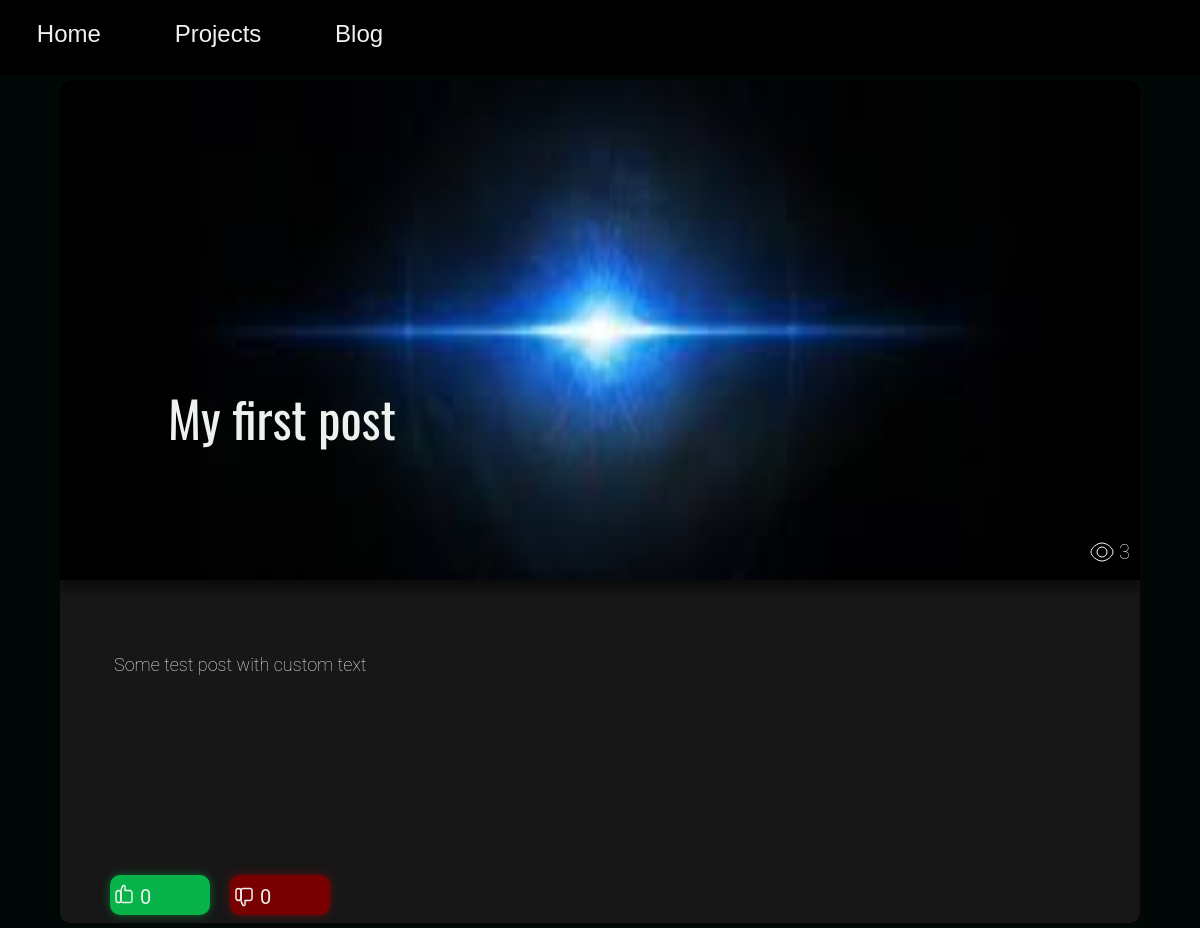
/posts/1, run on the app's committed database.
### app/modules/models/posts.py (models this page shows, shortened)
class Posts(db.Model):
    id = db.Column(db.Integer, primary_key=True)
    header = db.Column(db.String, nullable=False)
    text = db.Column(db.String(120), nullable=False)
    tags = db.Column(db.String(12000), nullable=False)
    preview_img = db.Column(db.String, nullable=False)
    main_img = db.Column(db.String, nullable=False)
    views = db.Column(db.Integer, default=0)
    time_stamp = db.Column(db.DateTime, index=True, default=datetime.utcnow())

### app/routes/pages.py (the view)
@app.route('/posts/<int:post_id>')
def view_post(post_id):
    dashboard_tools.request_handler(ip=request.remote_addr, url=f'/posts/{post_id}')
    post = posts_tools.get_post(post_id)
    posts_tools.add_viewer(post)
    likes = posts_tools.get_likes(post)
    dislikes = posts_tools.get_dislikes(post)
    content_data = content_editor.get_content()
    return render_template(
        'post_template.html',
        post=post,
        content_data=content_data,
        likes=likes,
        dislikes=dislikes
    )

### app/modules/content_editor.py (called while the page is built)
def get_content() -> dict:
    return json.load(open('app/data/content.json', 'r'))

### app/modules/dashboard_tools.py (called while the page is built)
def request_handler(ip: str, url: str) -> None:
    request = {'ip': ip, 'time_stamp': datetime.utcnow().strftime("%Y:%m:%d-%H:%M:%S"), 'url': url}
    print(request)
    add_request_to_list(request)

def get_requests_list() -> list:
    if os.path.exists('app/data/visits/requests.json'):
        try:
            return json.load(open('app/data/visits/requests.json', 'r'))
        except Exception as e:
            return []
    return []

def add_request_to_list(request: dict) -> bool:
    requests = get_requests_list()
    requests.append(request)
    try:
        json.dump(requests, open('app/data/visits/requests.json', 'w'), indent=4)
        return False
    except:
        return False

### app/modules/posts_tools.py (called while the page is built)
def get_post(post_id: int) -> Posts | None:
    return Posts.query.get(post_id)

def add_viewer(post) -> None:
    post.views += 1
    db.session.add(post)
    db.session.commit()

def get_likes(post) -> int:
    return len(Likes.query.filter_by(post_id=post.id).all())

def get_dislikes(post) -> int:
    return len(Dislikes.query.filter_by(post_id=post.id).all())

### app/templates/post_template.html (shortened to what this page needs)
<!DOCTYPE html>
<html lang="en">
<head>
    <link rel="stylesheet" href="{{ url_for('static', filename='css/post_template_style.css') }}">
</head>
<body>
<header id="header">
    <div class="header-items">
        <a href="{{ content_data['blog']['header_links'][0] }}"><h3 class="header-item">{{
            content_data['blog']['headers'][0] }}</h3>
        </a>
        <a href="{{ content_data['blog']['header_links'][1] }}"><h3 class="header-item">{{
            content_data['blog']['headers'][1] }}</h3>
        </a>
        <a href="{{ content_data['blog']['header_links'][2] }}"><h3 class="header-item">{{
            content_data['blog']['headers'][2] }}</h3>
        </a>
    </div>
</header>
<div class="post">
    <div class="post-views">
        <p class="post-text-view">{{ post.views }}</p>
    </div>
    <img src="{{ url_for('static', filename=post.main_img) }}" alt="" class="post-image" loading="lazy">
    <h1 class="post-header">{{ post.header }}</h1>
    <p class="post-text">{{ post.text }}</p>
    <div class="rating-div">
        <a href="/user/add-post-like/{{ post.id }}">
            <p class="vote plus">
                <span class="vote-text">{{ likes }}</span>
            </p>
        </a>
        <a href="/user/add-post-dislike/{{ post.id }}">
            <p class="vote minus">
                <span class="vote-text">{{ dislikes }}</span>
            </p>
        </a>
    </div>
</div>
</body>
</html>

### app/static/css/post_template_style.css (style rules this page uses)
* { margin: 0; padding: 0; scroll-behavior: smooth; outline: none; }
a { text-decoration: none; }
header { width: 100%; height: 75px; background-color: #000000; }
body { background-color: #000807; }
.header-items { width: 35%; display: flex; justify-content: space-around; }
.header-item { font-family: "Cantarell", sans-serif; font-size: 24px; font-weight: 400; color: #EDF2EF; padding-top: 20px; padding-bottom: 10px; cursor: pointer; width: auto; }
.header-item:after { display: block; content: ""; height: 2px; width: 0; background-color: white; transition: width 0.2s ease-in-out; z-index: 10; }
.post { position: relative; width: 90%; height: auto; background-color: #171717; border-radius: 10px; margin: 5px auto; box-shadow: 5px 5px 5px rgba(23, 23, 23, 0.1); box-sizing: border-box; overflow: hidden; }
.post-views { position: absolute; top: 460px; right: 10px; }
.post-icon-view { float: left; }
.post-text-view { float: left; font-family: Roboto, sans-serif; font-size: 20px; font-weight: 200; line-height: 24px; padding-left: 5px; color: #EDF2EF; }
.post-image { display: block; width: 100%; height: 500px; border-radius: 10px 10px 0 0; box-shadow: 0 10px 10px rgba(0, 0, 0, 0.5); }
.post-header { font-family: Oswald, sans-serif; font-weight: 400; font-size: 50px; margin-left: 10%; margin-top: -200px; color: #EDF2EF; max-width: 50%; }
.post-text { font-family: Roboto, sans-serif; font-weight: 200; font-size: 18px; color: #EDF2EF; width: 90%; margin: 200px auto; }
.rating-div { width: 220px; height: 48px; margin-left: 50px; display: flex; justify-content: space-between; }
.vote { display: block; position: relative; color: #EDF2EF; width: 100px; height: 40px; border-radius: 10px; cursor: pointer; }
.vote-text { position: absolute; font-family: Roboto, sans-serif; font-size: 20px; font-weight: 400; top: 10px; left: 30px; }
.like { padding-left: 2px; padding-top: 7px; }
.dislike { padding-left: 2px; padding-top: 10px; }
.plus { background-color: #07b249; box-shadow: 0 0 10px rgba(7, 178, 73, 0.5); }
.minus { background-color: #790000; box-shadow: 0 0 10px rgba(178, 7, 7, 0.5); }

### data on the page
Posts: views "3", main_img (picture), header "My first post", text "Some test post with custom text"

### other printed values
{{ content_data['blog']['headers'][0] }} "Home"
{{ content_data['blog']['headers'][1] }} "Projects"
{{ content_data['blog']['headers'][2] }} "Blog"
{{ likes }} "0"
{{ dislikes }} "0"
